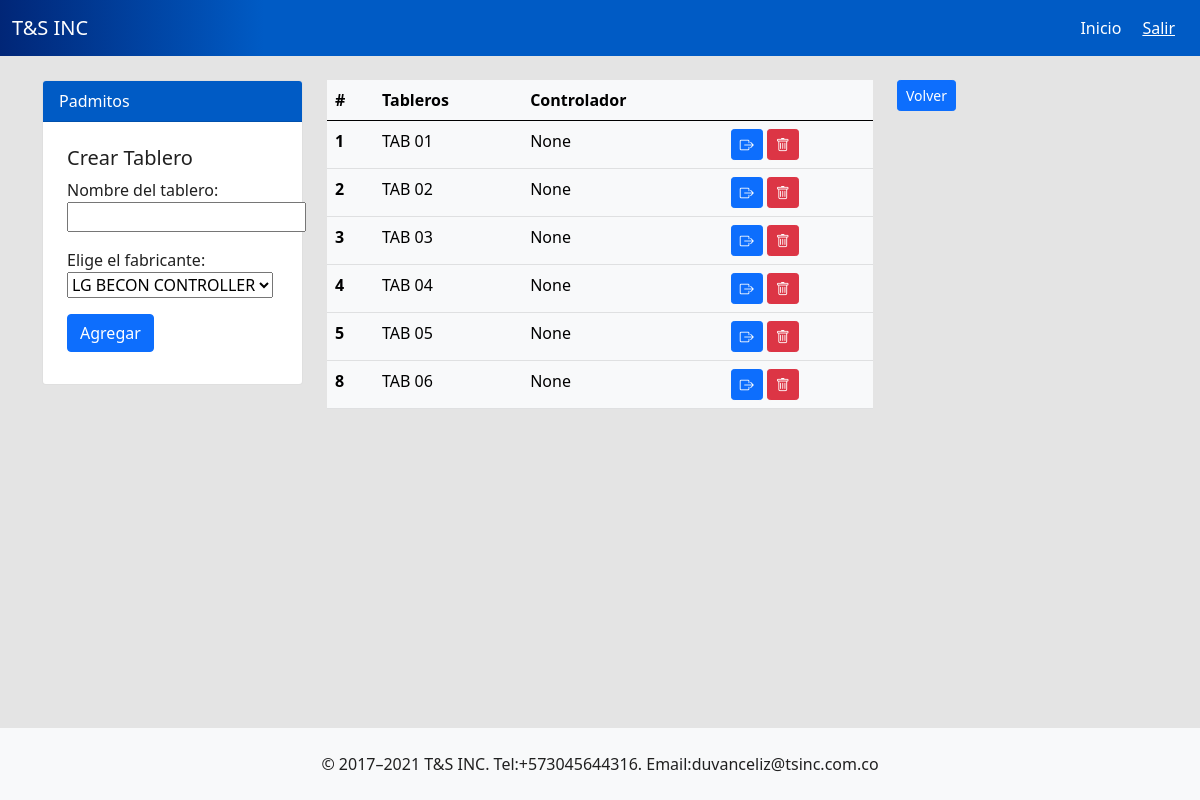
The page /project/tabs/3/ (signed in) on the database as committed earlier.
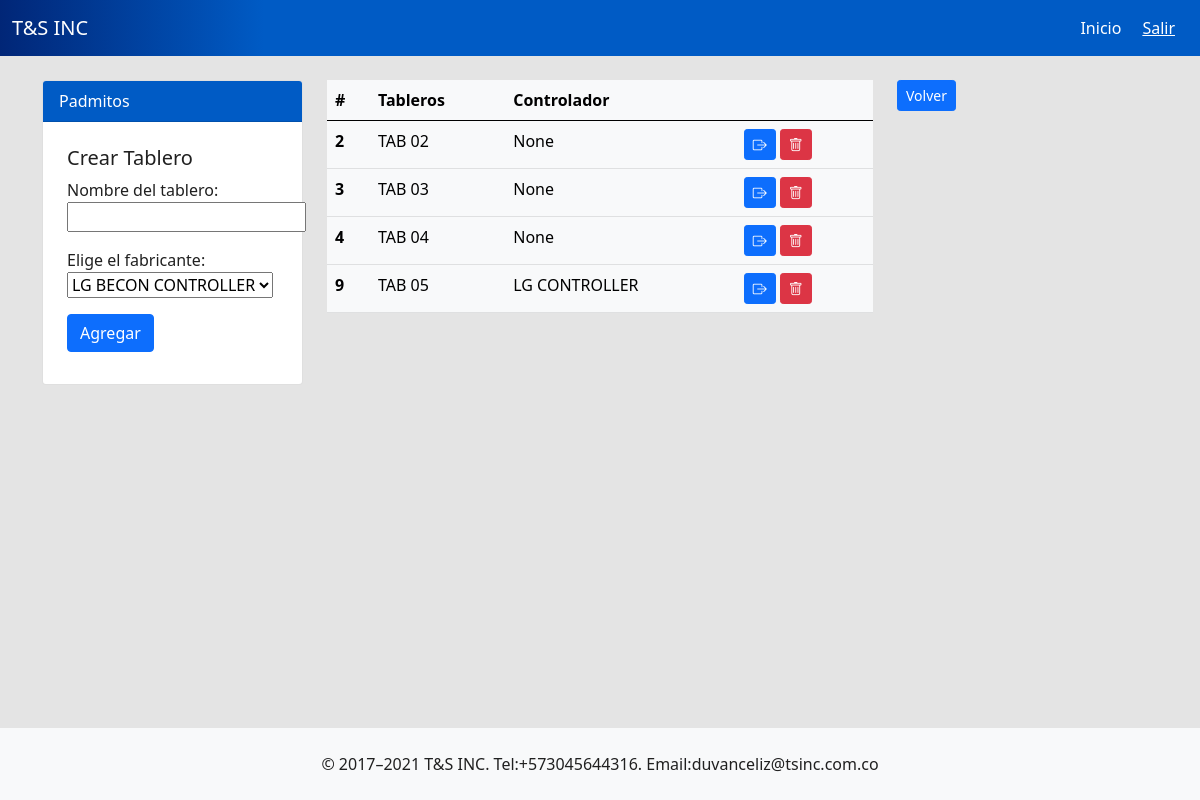
The same page on the database as committed later.
### tsinc/models.py (models this page shows, shortened)
class Tabs(models.Model):
    tab_name = models.CharField(max_length=200, default=None)
    controller = models.CharField(max_length=100, null=True)
    project = models.ForeignKey(Project,on_delete=models.CASCADE, related_name='tabs', null=True, blank=True)

### tsinc/views.py (the view)
# urls.py: path('project/tabs/<int:id>/', views.tabs, name='tabs'),
@login_required
def tabs(request, id):
    if request.method == 'GET':
        project = Project.objects.get(id=id)
        tabs = project.tabs.all()
        return render(request,'tabs.html',{'tabs': tabs, 'form': CreateTab(), 'project':project})
    else:
        print(request.POST)
        project = Project.objects.get(id=id)
        Tabs.objects.create(tab_name = request.POST['tab_name'], controller= request.POST['controller'], project= project)
        return redirect("/project/tabs/{}/".format(id))

### tsinc/forms.py
class CreateTab(forms.Form):
    tab_name = forms.CharField(label="Nombre del tablero", max_length=200)
    OPCIONS_CHOICES_CONTROLLER = [
        ('LG BECON CONTROLLER', 'LG BECON CONTROLLER'),
        ('JCI FACILITY EXPLORER', 'JCI FACILITY EXPLORER'),
        ('JCI METASYS', 'JCI METASYS'),
    ]
    controller = forms.ChoiceField(label="Elige el fabricante", choices=OPCIONS_CHOICES_CONTROLLER)

### tsinc/templates/tabs.html
{% extends 'layout.html' %} {% block body %}
<div class="container">
    <div class="row">
        <div class="col-3">
          <div class="card">
            <div class="card-header text-white" style="background: #005bc5;">
              <span class="fs-6 fw_light">
                  {{project.name}}
              </span>
            </div>
            <div class="card-body p-4">
              <h5>Crear Tablero</h5>
              {% include 'components/form.html' %}
            </div>
          </div>
        </div>
      <div class="col-6">
        <table class="table table-hover table-light">
          <thead>
            <tr>
              <th scope="col">#</th>
              <th scope="col">Tableros</th>
              <th scope="col">Controlador</th>
              <th scope="col"></th>
            </tr>
          </thead>
          <tbody>
            <tr>
              {% for tab in tabs %}
                <th scope="row">{{tab.id}}</th>
              <td>{{tab.tab_name}}</td>
              <td>{{tab.controller}}</td>
              <td>
                <a class="btn btn-primary btn-sm" href="{% url 'create_page' tab.id %}"> <i class="bi bi-box-arrow-right"></i></a>
                <a class="btn btn-danger btn-sm" href="{% url 'delete_tab' tab.id %}" onclick="return verificar()"> <i class="bi bi-trash"></i> </a>
              </td>
            </tr>
            {%endfor%}
          </tbody>
        </table>
      </div>
      <div class="col-3">
        <a href="{% url 'home'  %}" class=" btn btn-primary btn-sm">Volver</a>
      </div>
    </div>
  </div>
{% endblock %}

Rows that differ between the two databases and show on the page:
removed Tabs: id "1", tab_name "TAB 01", controller "None"
removed Tabs: id "5", tab_name "TAB 05", controller "None"
removed Tabs: id "8", tab_name "TAB 06", controller "None"
added Tabs: id "9", tab_name "TAB 05", controller "LG CONTROLLER"
